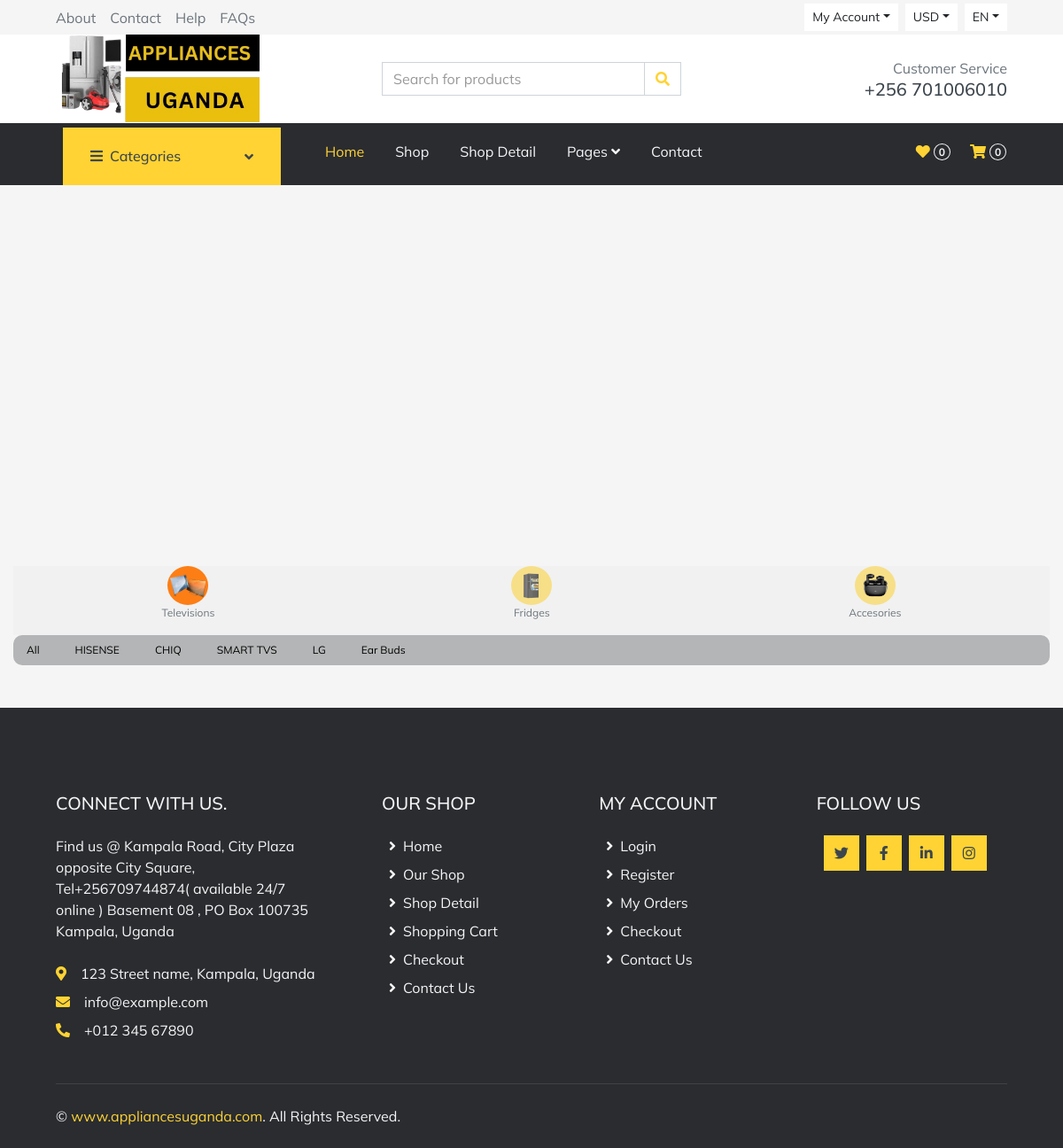
The app's page /, older data.
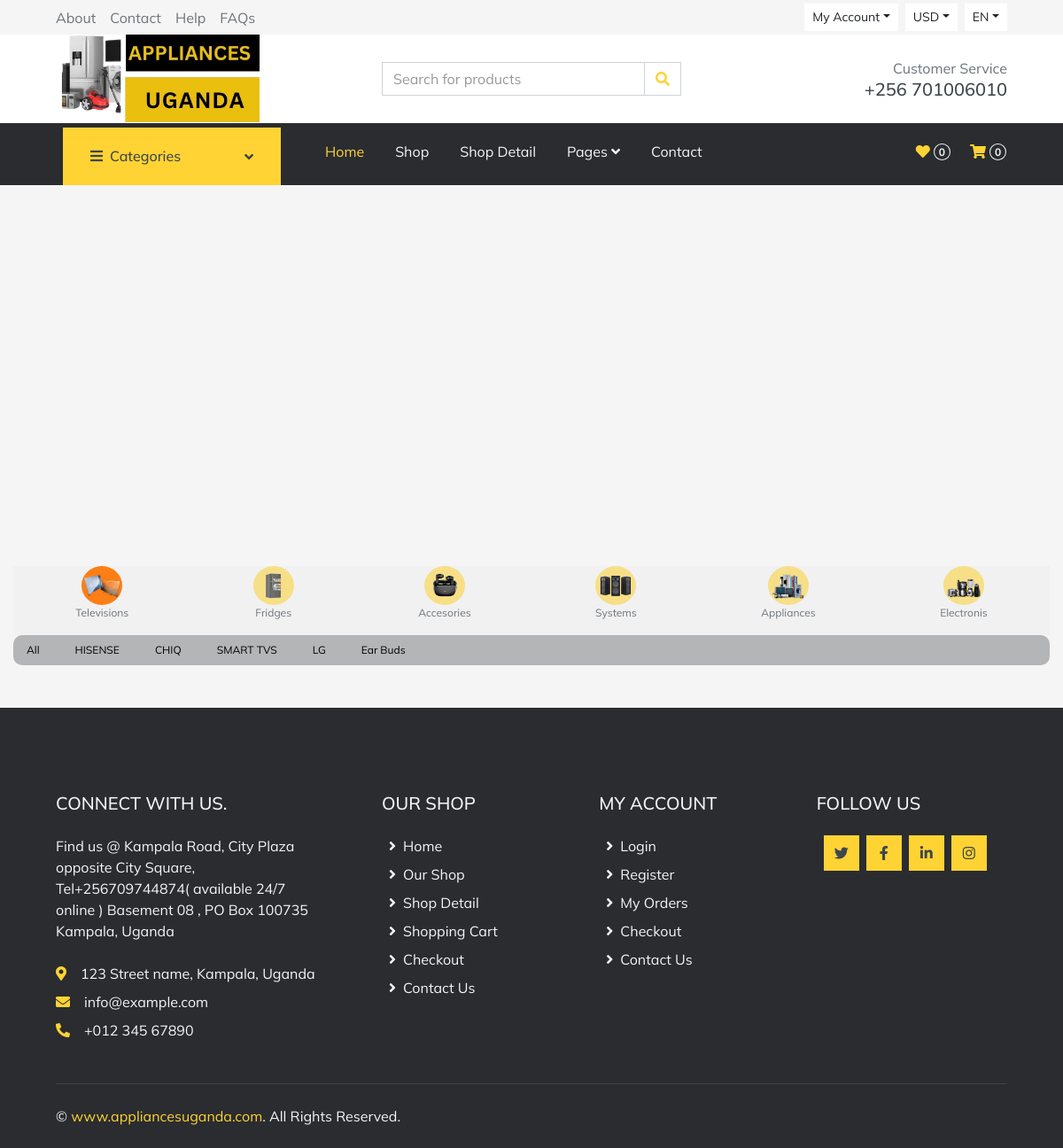
The same page, newer data.
### mainApp/models.py (models this page shows, shortened)
class Category(models.Model):
    name = models.CharField(max_length=100)
    image = models.ImageField(upload_to='category_images/')

class Brand(models.Model):
    name = models.CharField(max_length=100)
    category = models.ForeignKey(Category, on_delete=models.CASCADE)

### mainApp/views.py (the view)
# urls.py: path('',views.index,name="index"),
def index(request):
    slide = Slides.objects.all()
    categories = Category.objects.all()
    brands = Brand.objects.all()
    products = Product.objects.all()
    session_key = request.session.session_key
    cart_items = CartItem.objects.filter(session_key=session_key)
    cart_items_count = sum(item.quantity for item in cart_items)
    request.session['cart_items_count'] = cart_items_count
    context = {
        "slide": slide,
        'categories': categories,
        'brands': brands,
        'products': products,
         }
    return render (request, 'index.html', context)

### templates/index.html (shortened to what this page needs)
{% extends 'base.html' %}
{% load static %}
{% load humanize %}
{% block content %}
<div class="container-fluid">
    <div class="responsive-image">
    </div>
    <div class="tab">
        {% for category in categories %}
        <div class="tab-item">
            <button class="tablinks{% if forloop.first %} active{% endif %}">
                <img src="{{ category.image.url }}" alt="{{ category.name }}">
            </button>
            <p style="font-size: 12px;">{{ category.name }}</p>
        </div>
        {% endfor %}
    </div>
    <div class="tabcontent">
        <div class="brands">
            <button class="brand">All</button>
            {% for br in brands %}
            <button class="brand">{{ br.name }}</button>
            {% endfor %}
        </div>
    </div>
</div>
{% endblock %}

### templates/base.html (shortened to what this page needs)
{%load static %}
<!DOCTYPE html>
<html lang="en">
<head>
    <link href="https://cdnjs.cloudflare.com/ajax/libs/font-awesome/5.10.0/css/all.min.css" rel="stylesheet">
    <link href="lib/animate/animate.min.css" rel="stylesheet">
    <link href="lib/owlcarousel/assets/owl.carousel.min.css" rel="stylesheet">
    <link href="{% static 'css/styl.css' %}" rel="stylesheet">
</head>
<body>
    <div class="container-fluid d-none d-lg-block">
        <div class="row bg-secondary py-1 px-xl-5">
            <div class="col-lg-6 d-none d-lg-block">
                <div class="d-inline-flex align-items-center h-100">
                    <a class="text-body mr-3" href="">About</a>
                    <a class="text-body mr-3" href="">Contact</a>
                    <a class="text-body mr-3" href="">Help</a>
                    <a class="text-body mr-3" href="">FAQs</a>
                </div>
            </div>
            <div class="col-lg-6 text-center text-lg-right">
                <div class="d-inline-flex align-items-center">
                    <div class="btn-group">
                        <button type="button" class="btn btn-sm btn-light dropdown-toggle" data-toggle="dropdown">My
                            Account</button>
                    </div>
                    <div class="btn-group mx-2">
                        <button type="button" class="btn btn-sm btn-light dropdown-toggle"
                            data-toggle="dropdown">USD</button>
                    </div>
                    <div class="btn-group">
                        <button type="button" class="btn btn-sm btn-light dropdown-toggle"
                            data-toggle="dropdown">EN</button>
                    </div>
                </div>
            </div>
        </div>
        <div class="row align-items-center bg-light py-3 px-xl-5 d-none d-lg-flex">
            <div class="col-lg-4">
                <a href="" class="text-decoration-none">
                    <img src="{% static 'img/logo.png' %}" alt="" style="max-height: 100px;">
                </a>
            </div>
            <div class="col-lg-4 col-6 text-left">
                <form action="">
                    <div class="input-group">
                        <input type="text" class="form-control" placeholder="Search for products">
                        <div class="input-group-append">
                            <span class="input-group-text bg-transparent text-primary">
                                <i class="fa fa-search"></i>
                            </span>
                        </div>
                    </div>
                </form>
            </div>
            <div class="col-lg-4 col-6 text-right">
                <p class="m-0">Customer Service</p>
                <h5 class="m-0">+256 701006010</h5>
            </div>
        </div>
    </div>
    <div class="container-fluid bg-dark mb-30">
        <div class="row px-xl-5">
            <div class="col-lg-3 d-none d-lg-block">
                <a class="btn d-flex align-items-center justify-content-between bg-primary w-100" data-toggle="collapse"
                    href="#navbar-vertical" style="height: 65px; padding: 0 30px;">
                    <h6 class="text-dark m-0"><i class="fa fa-bars mr-2"></i>Categories</h6>
                    <i class="fa fa-angle-down text-dark"></i>
                </a>
            </div>
            <div class="col-lg-9">
                <nav class="navbar navbar-expand-lg bg-dark navbar-dark py-8 py-lg-0 px-0">
                    <a href="{% url 'cart_detail' %}" class="btn px-0 ml-3">
                    </a>
                    <div class="collapse navbar-collapse justify-content-between" id="navbarCollapse">
                        <div class="navbar-nav mr-auto py-0">
                            <a href="{% url 'index' %}" class="nav-item nav-link active">Home</a>
                            <a href="shop.html" class="nav-item nav-link">Shop</a>
                            <a href="detail.html" class="nav-item nav-link">Shop Detail</a>
                            <div class="nav-item dropdown">
                                <a href="#" class="nav-link dropdown-toggle" data-toggle="dropdown">Pages <i
                                        class="fa fa-angle-down mt-1"></i></a>
                            </div>
                            <a href="contact.html" class="nav-item nav-link">Contact</a>
                        </div>
                        <div class="navbar-nav ml-auto py-0 d-none d-lg-block">
                            <a href="" class="btn px-0">
                                <i class="fas fa-heart text-primary"></i>
                                <span class="badge text-secondary border border-secondary rounded-circle"
                                    style="padding-bottom: 2px;">0</span>
                            </a>
<a href="{% url 'cart_detail' %}" class="btn px-0 ml-3">
    <i class="fas fa-shopping-cart text-primary"></i>
    <span class="badge text-secondary border border-secondary rounded-circle" style="padding-bottom: 2px;">
        {% if request.session.cart_items_count %}
            {{ request.session.cart_items_count }}
        {% else %}
            0
        {% endif %}
    </span>
</a>
                        </div>
                    </div>
                </nav>
            </div>
        </div>
    </div>
    {% block content %}
    {% endblock %}
    <div class="container-fluid bg-dark text-secondary mt-5 pt-5">
        <div class="row px-xl-5 pt-5">
            <div class="col-lg-4 col-md-12 mb-5 pr-3 pr-xl-5">
                <h5 class="text-secondary text-uppercase mb-4">Connect with us.</h5>
                <p class="mb-4">Find us @ Kampala Road, City Plaza opposite City Square, Tel+256709744874( available
                    24/7 online )
                    Basement 08 , PO Box 100735 Kampala, Uganda
                </p>
                <p class="mb-2"><i class="fa fa-map-marker-alt text-primary mr-3"></i>123 Street name, Kampala, Uganda
                </p>
                <p class="mb-2"><i class="fa fa-envelope text-primary mr-3"></i>info@example.com</p>
                <p class="mb-0"><i class="fa fa-phone-alt text-primary mr-3"></i>+012 345 67890</p>
            </div>
            <div class="col-lg-8 col-md-12">
                <div class="row">
                    <div class="col-md-4 mb-5">
                        <h5 class="text-secondary text-uppercase mb-4">Our Shop</h5>
                        <div class="d-flex flex-column justify-content-start">
                            <a class="text-secondary mb-2" href="#"><i class="fa fa-angle-right mr-2"></i>Home</a>
                            <a class="text-secondary mb-2" href="#"><i class="fa fa-angle-right mr-2"></i>Our Shop</a>
                            <a class="text-secondary mb-2" href="#"><i class="fa fa-angle-right mr-2"></i>Shop
                                Detail</a>
                            <a class="text-secondary mb-2" href="#"><i class="fa fa-angle-right mr-2"></i>Shopping
                                Cart</a>
                            <a class="text-secondary mb-2" href="#"><i class="fa fa-angle-right mr-2"></i>Checkout</a>
                            <a class="text-secondary" href="#"><i class="fa fa-angle-right mr-2"></i>Contact Us</a>
                        </div>
                    </div>
                    <div class="col-md-4 mb-5">
                        <h5 class="text-secondary text-uppercase mb-4">My Account</h5>
                        <div class="d-flex flex-column justify-content-start">
                            <a class="text-secondary mb-2" href="#"><i class="fa fa-angle-right mr-2"></i>Login</a>
                            <a class="text-secondary mb-2" href="#"><i class="fa fa-angle-right mr-2"></i>Register</a>
                            <a class="text-secondary mb-2" href="#"><i class="fa fa-angle-right mr-2"></i>My Orders
                            </a>
                            <a class="text-secondary mb-2" href="#"><i class="fa fa-angle-right mr-2"></i>Checkout</a>
                            <a class="text-secondary" href="#"><i class="fa fa-angle-right mr-2"></i>Contact Us</a>
                        </div>
                    </div>
                    <div class="col-md-4 mb-5">
                        <h5 class="text-secondary text-uppercase mb-4">Follow Us</h5>
                        <div class="d-flex">
                            <a class="btn btn-primary btn-square mr-2" href="#"><i class="fab fa-twitter"></i></a>
                            <a class="btn btn-primary btn-square mr-2" href="#"><i class="fab fa-facebook-f"></i></a>
                            <a class="btn btn-primary btn-square mr-2" href="#"><i class="fab fa-linkedin-in"></i></a>
                            <a class="btn btn-primary btn-square" href="#"><i class="fab fa-instagram"></i></a>
                        </div>
                    </div>
                </div>
            </div>
        </div>
        <div class="row border-top mx-xl-5 py-4" style="border-color: rgba(256, 256, 256, .1) !important;">
            <div class="col-md-6 px-xl-0">
                <p class="mb-md-0 text-center text-md-left text-secondary">
                    &copy; <a class="text-primary" href="#">www.appliancesuganda.com</a>. All Rights Reserved.
                </p>
            </div>
            <div class="col-md-6 px-xl-0 text-center text-md-right">
            </div>
        </div>
    </div>
</body>
</html>

Row changes from the older to the newer data that the page shows:
added Category: image (picture), name "Systems"
added Category: image (picture), name "Appliances"
added Category: image (picture), name "Electronis"
